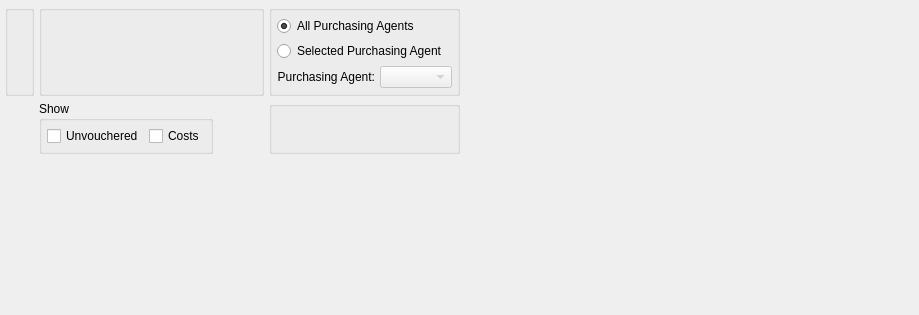
<?xml version="1.0" encoding="UTF-8"?>
<ui version="4.0">
 <comment>This file is part of the xTuple ERP: PostBooks Edition, a free and
open source Enterprise Resource Planning software suite,
Copyright (c) 1999-2018 by OpenMFG LLC, d/b/a xTuple.
It is licensed to you under the Common Public Attribution License
version 1.0, the full text of which (including xTuple-specific Exhibits)
is available at www.xtuple.com/CPAL.  By using this software, you agree
to be bound by its terms.</comment>
 <class>dspPoItemReceivingsByItem</class>
 <widget class="QWidget" name="dspPoItemReceivingsByItem">
  <property name="geometry">
   <rect>
    <x>0</x>
    <y>0</y>
    <width>919</width>
    <height>315</height>
   </rect>
  </property>
  <property name="windowTitle">
   <string>Receipts and Returns by Item</string>
  </property>
  <layout class="QVBoxLayout" name="verticalLayout">
   <item>
    <layout class="QHBoxLayout" name="horizontalLayout">
     <item>
      <layout class="QGridLayout" name="gridLayout_6">
       <item row="0" column="2">
        <widget class="QGroupBox" name="_agentGroup">
         <property name="minimumSize">
          <size>
           <width>0</width>
           <height>0</height>
          </size>
         </property>
         <property name="title">
          <string/>
         </property>
         <layout class="QGridLayout" name="gridLayout_5">
          <item row="0" column="0">
           <widget class="QRadioButton" name="_allPurchasingAgents">
            <property name="text">
             <string>All Purchasing Agents</string>
            </property>
            <property name="checked">
             <bool>true</bool>
            </property>
           </widget>
          </item>
          <item row="1" column="0">
           <widget class="QRadioButton" name="_selectedPurchasingAgent">
            <property name="text">
             <string>Selected Purchasing Agent</string>
            </property>
           </widget>
          </item>
          <item row="2" column="0">
           <layout class="QHBoxLayout">
            <property name="spacing">
             <number>5</number>
            </property>
            <item>
             <widget class="QLabel" name="_agentLit">
              <property name="text">
               <string>Purchasing Agent:</string>
              </property>
              <property name="alignment">
               <set>Qt::AlignRight|Qt::AlignTrailing|Qt::AlignVCenter</set>
              </property>
             </widget>
            </item>
            <item>
             <widget class="XComboBox" name="_agent">
              <property name="enabled">
               <bool>false</bool>
              </property>
             </widget>
            </item>
           </layout>
          </item>
         </layout>
        </widget>
       </item>
       <item row="1" column="2">
        <widget class="QGroupBox" name="_dateGroup">
         <property name="title">
          <string/>
         </property>
         <layout class="QGridLayout" name="gridLayout_2">
          <item row="0" column="0">
           <widget class="DateCluster" name="_dates"/>
          </item>
         </layout>
        </widget>
       </item>
       <item row="0" column="0">
        <widget class="QGroupBox" name="_itemGroup">
         <property name="title">
          <string/>
         </property>
         <layout class="QGridLayout" name="gridLayout_3">
          <item row="0" column="0">
           <widget class="ItemCluster" name="_item"/>
          </item>
         </layout>
        </widget>
       </item>
       <item row="0" column="1">
        <widget class="WarehouseGroup" name="_warehouse">
         <property name="title">
          <string/>
         </property>
         <property name="fixedSize">
          <bool>false</bool>
         </property>
        </widget>
       </item>
       <item row="1" column="1">
        <layout class="QHBoxLayout" name="horizontalLayout_2">
         <item>
          <widget class="QGroupBox" name="_showGroup">
           <property name="title">
            <string>Show</string>
           </property>
           <layout class="QGridLayout" name="gridLayout_4">
            <item row="0" column="1">
             <widget class="XCheckBox" name="_showVariances">
              <property name="text">
               <string>Costs</string>
              </property>
             </widget>
            </item>
            <item row="0" column="0">
             <widget class="XCheckBox" name="_showUnvouchered">
              <property name="text">
               <string>Unvouchered</string>
              </property>
             </widget>
            </item>
           </layout>
          </widget>
         </item>
         <item>
          <spacer name="horizontalSpacer_2">
           <property name="orientation">
            <enum>Qt::Horizontal</enum>
           </property>
           <property name="sizeHint" stdset="0">
            <size>
             <width>0</width>
             <height>20</height>
            </size>
           </property>
          </spacer>
         </item>
        </layout>
       </item>
      </layout>
     </item>
     <item>
      <spacer name="horizontalSpacer">
       <property name="orientation">
        <enum>Qt::Horizontal</enum>
       </property>
       <property name="sizeHint" stdset="0">
        <size>
         <width>0</width>
         <height>20</height>
        </size>
       </property>
      </spacer>
     </item>
    </layout>
   </item>
   <item>
    <spacer name="verticalSpacer">
     <property name="orientation">
      <enum>Qt::Vertical</enum>
     </property>
     <property name="sizeHint" stdset="0">
      <size>
       <width>20</width>
       <height>0</height>
      </size>
     </property>
    </spacer>
   </item>
  </layout>
 </widget>
 <layoutdefault spacing="5" margin="5"/>
 <customwidgets>
  <customwidget>
   <class>DateCluster</class>
   <extends>QWidget</extends>
   <header>datecluster.h</header>
   <container>1</container>
  </customwidget>
  <customwidget>
   <class>ItemCluster</class>
   <extends>QWidget</extends>
   <header>itemcluster.h</header>
   <container>1</container>
  </customwidget>
  <customwidget>
   <class>WarehouseGroup</class>
   <extends>QGroupBox</extends>
   <header>warehousegroup.h</header>
   <container>1</container>
  </customwidget>
  <customwidget>
   <class>XCheckBox</class>
   <extends>QCheckBox</extends>
   <header>xcheckbox.h</header>
  </customwidget>
  <customwidget>
   <class>XComboBox</class>
   <extends>QComboBox</extends>
   <header>xcombobox.h</header>
  </customwidget>
 </customwidgets>
 <tabstops>
  <tabstop>_item</tabstop>
  <tabstop>_dates</tabstop>
  <tabstop>_allPurchasingAgents</tabstop>
  <tabstop>_agent</tabstop>
  <tabstop>_showVariances</tabstop>
 </tabstops>
 <resources/>
 <connections>
  <connection>
   <sender>_selectedPurchasingAgent</sender>
   <signal>toggled(bool)</signal>
   <receiver>_agent</receiver>
   <slot>setEnabled(bool)</slot>
   <hints>
    <hint type="sourcelabel">
     <x>20</x>
     <y>20</y>
    </hint>
    <hint type="destinationlabel">
     <x>20</x>
     <y>20</y>
    </hint>
   </hints>
  </connection>
 </connections>
</ui>
